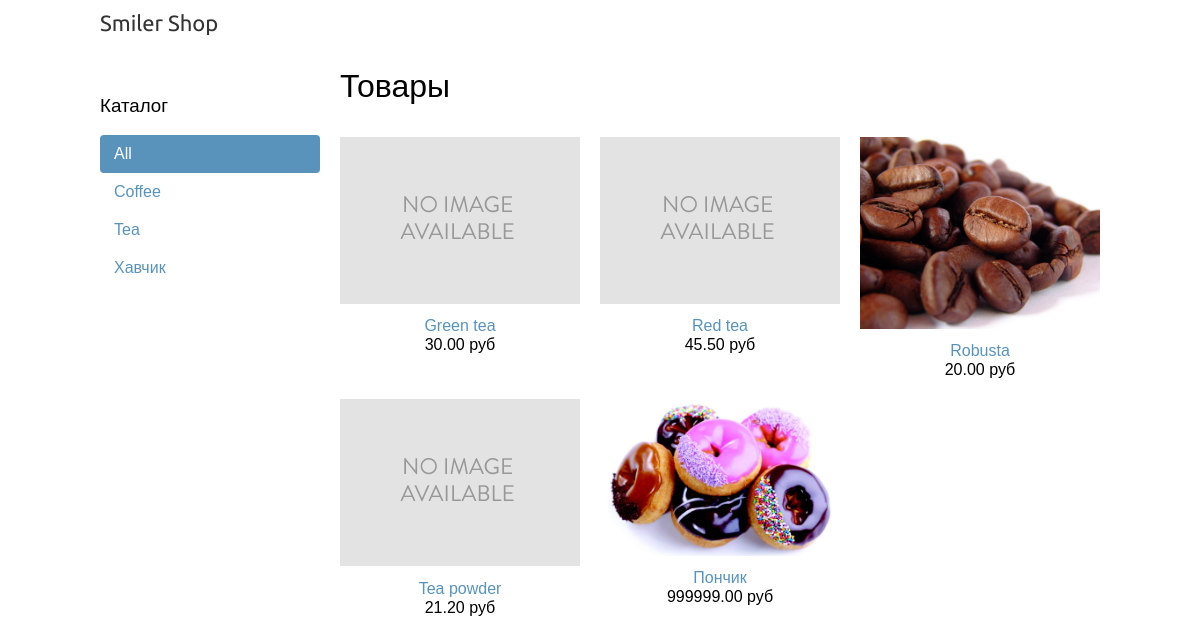
The page / on the database its author committed.
### shop/models.py (models this page shows, shortened)
class Category(models.Model):
	name = models.CharField(max_length=200,
							db_index=True)
	slug = models.SlugField(max_length=200,
							db_index=True,
							unique=True)
	class Meta:
		ordering = ('name',)
		verbose_name = 'category'
		verbose_name_plural = 'categories'
	def get_absolute_url(self):
		return reverse('shop:product_list_by_category',
						args=[self.slug])

class Product(models.Model):
	category = models.ForeignKey(Category,
								related_name='products')
	name = models.CharField(max_length=200, db_index=True)
	slug = models.SlugField(max_length=200, db_index=True)
	image = models.ImageField(upload_to='products/%Y/%m/%d',
							blank=True)
	description = models.TextField(blank=True)
	price = models.DecimalField(max_digits=10, decimal_places=2)
	stock = models.PositiveIntegerField()
	available = models.BooleanField(default=True)
	created = models.DateTimeField(auto_now_add=True)
	updated = models.DateTimeField(auto_now=True)
	class Meta:
		ordering = ('name',)
		index_together = (('id', 'slug'),)
	def get_absolute_url(self):
		return reverse('shop:product_detail',
						args=[self.id, self.slug])

### shop/views.py (the view)
# urls.py: url(r'^$', views.product_list, name='product_list'),
def product_list(request, category_slug=None):
    category = None
    categories = Category.objects.all()
    products = Product.objects.filter(available=True)
    if category_slug:
        category = get_object_or_404(Category, slug=category_slug)
        products = products.filter(category=category)
    return render(request,
                    'shop/product/list.html',
                    {'category': category,
                    'categories': categories,'products': products})

### cart/cart.py (called while the page is built)
    def __len__(self):
        return sum(item['quantity'] for item in self.cart.values())

### cart/context_processors.py (called while the page is built)
def cart(request):
    return {'cart': Cart(request)}

### shop/templates/shop/product/list.html (shortened to what this page needs)
{% extends "shop/base.html" %}
{% load static %}
{% block content %}
	<div id="sidebar">
		<h3>Каталог</h3>
		<ul>
			<li {% if not category %}class="selected"{% endif %}>
				<a href="{% url "shop:product_list" %}">All</a>
			</li>
			{% for c in categories %}
			<li {% if category.slug == c.slug %}class="selected"{% endif%}>
				<a href="{{ c.get_absolute_url }}">{{ c.name }}</a>
			</li>
			{% endfor %}
		</ul>
	</div>
	<div id="main" class="product-list">
		<h1>{% if category %}{{ category.name }}{% else %}Товары{% endif%}</h1>
		{% for product in products %}
			<div class="item">
				<a href="{{ product.get_absolute_url }}">
					<img src="{% if product.image %}{{ product.image.url }}{%else %}{% static "img/no_image.png" %}{% endif %}">
				</a>
				<a href="{{ product.get_absolute_url }}">{{ product.name }}</a><br>
				{{ product.price }} руб
			</div>
		{% endfor %}
	</div>
{% endblock %}

### shop/templates/shop/base.html (shortened to what this page needs)
{% load static %}
<!DOCTYPE html>
<html>
	<head>
		<link href="{% static "css/base.css" %}" rel="stylesheet">
	</head>
<body>
	<div id="header">
		<a href="/" class="logo">Smiler Shop</a>
	</div>
	<div id="content">
		{% block content %}
		{% endblock %}
	</div>
</body>
</html>

### shop/static/css/base.css (style rules this page uses)
body { margin:0; padding:0; font-family:helvetica, sans-serif; }
h1, h2, h3, h4, h5 , h6 { font-family: 'Ubuntu', sans-serif; font-weight:normal; }
a { text-decoration:none; color:#5993bb; }
#header { padding:10px 100px; font-size:18px; overflow:auto; }
#header .logo { font-family: 'Ubuntu', sans-serif; float:left; color:#333; font-size:22px; margin-right:10%; }
#content { padding:0 100px; overflow:hidden; }
#sidebar { width:220px; padding:30px 20px 0 0; float:left; }
#sidebar ul { margin:0; padding:0; }
#sidebar ul li { margin:0; list-style:none; padding:10px 14px; }
#sidebar ul li a { display:block; }
#sidebar ul li.selected { background:#5993bb; border-radius:4px; }
#sidebar ul li.selected a { color:#fff; }
#main { float:left; width: 96%; margin-right:-220px; overflow:hidden; }
.product-list .item { width:25%; padding:10px 20px 10px 0; float:left; text-align:center; line-height:1.2; }
.product-list .item img { width:100%; margin-bottom:8px; }

### rows shown on the page
Category: name "Coffee"
Category: name "Tea"
Category: name "Хавчик"
Product: name "Green tea", price "30.00"
Product: name "Red tea", price "45.50"
Product: image (picture), name "Robusta", price "20.00"
Product: name "Tea powder", price "21.20"
Product: image (picture), name "Пончик", price "999999.00"
